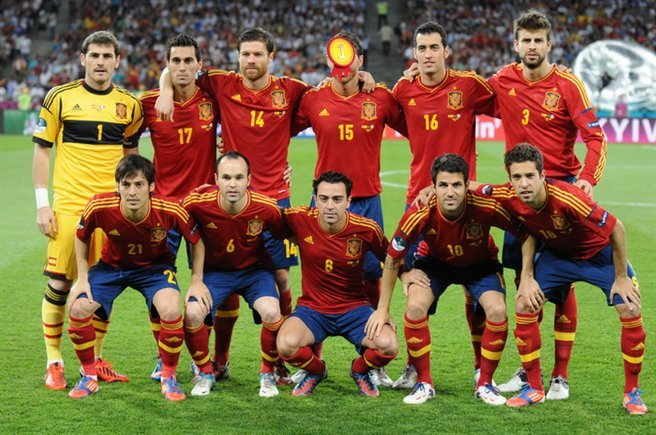
#> input picture face_detection/test.jpg, 656 x 435 px
$ jupyter execute face_detection.ipynb
#> lines starting #> are read from the running program, lines starting #| are printed output that depends on the picture; after the words box and inside, x2 and y2 are one past the last pixel; in counts of white or black regions, pixels touching at a corner belong together
[cell 1]
from cv2 import imread
from cv2 import imshow
from cv2 import waitKey
from cv2 import destroyAllWindows
from cv2 import CascadeClassifier
from cv2 import rectangle
from cv2 import cvtColor
import cv2

[cell 2]
classifier = CascadeClassifier("haarcascade_frontalface_default.xml")
image = imread("test.jpg")
#> image is the input picture: shape (435, 656, 3); mean B, G, R 67.7, 102.5, 125.1

[cell 3]
gray_image = cvtColor(image,cv2.COLOR_BGR2GRAY)
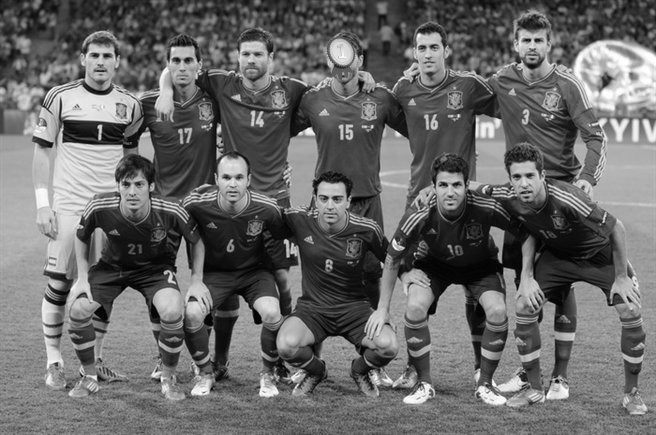
#> gray_image: shape (435, 656); min 0, max 255, mean 105.3
boxes=classifier.detectMultiScale(gray_image,scaleFactor=1.1,minNeighbors=5)
#> boxes = [[329, 38, 26, 26], [234, 41, 36, 36], [114, 172, 37, 37], [514, 27, 37, 37], [409, 33, 39, 39], [81, 41, 40, 40], [164, 47, 37, 37], [211, 160, 45, 45], [503, 161, 42, 42], [430, 169, 42, 42], [308, 182, 45, 45]]

[cell 4]
for (x,y,w,h) in boxes:
    rectangle(image,(x,y),(x+w,y+h),(0,255,0),2)
#> this loop made 11 passes
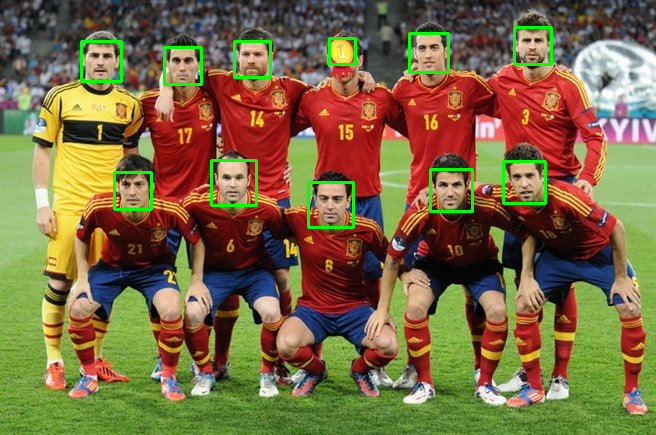
#> image: shape (435, 656, 3); 1.78% of pixels changed, all inside (x1, y1, x2, y2) = (80, 26, 553, 229)
imshow('img',image)
k=waitKey(0)
#> (key Esc is pressed here)
if k==27:
    destroyAllWindows()
